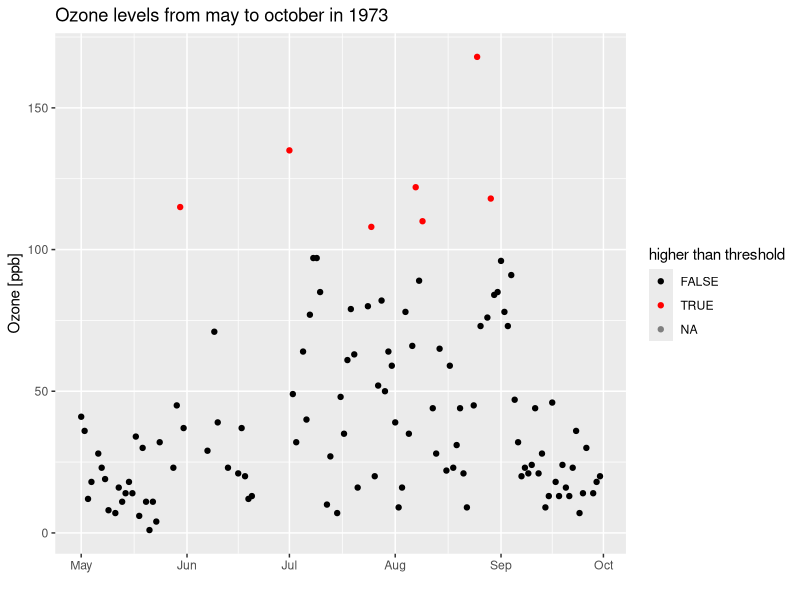
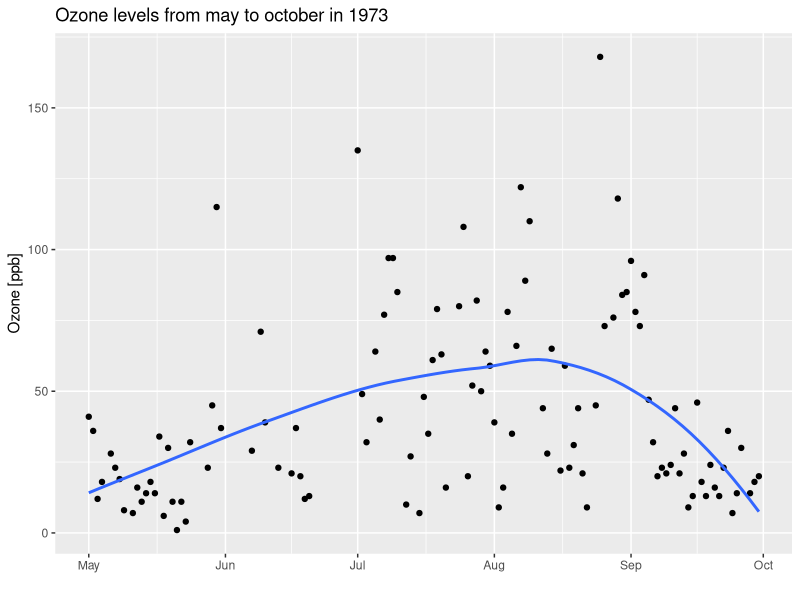
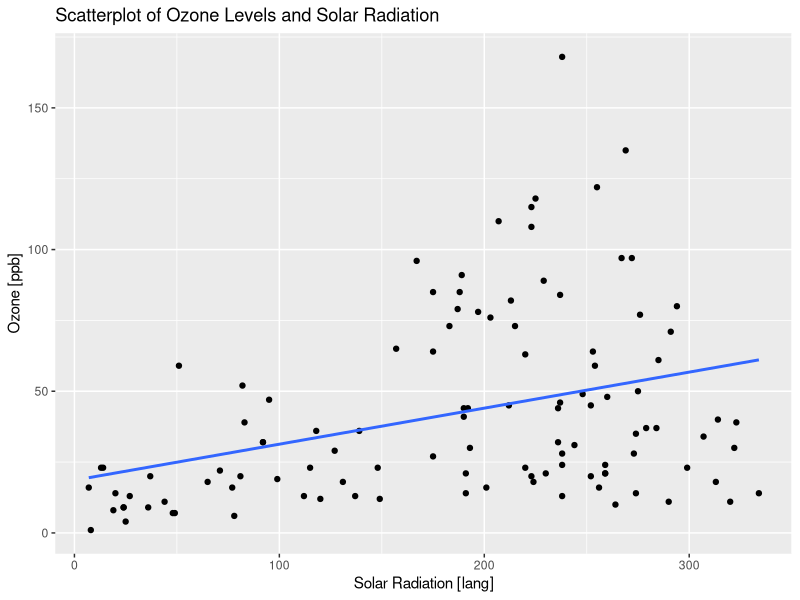
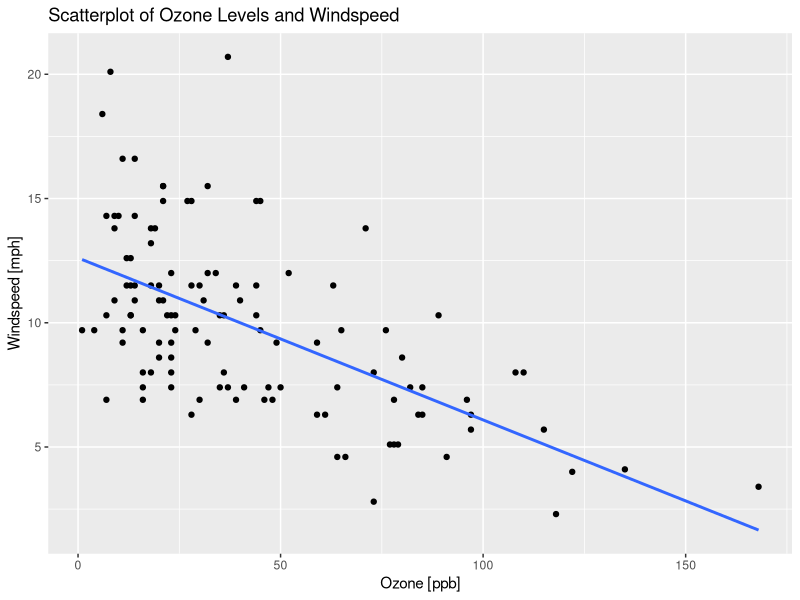
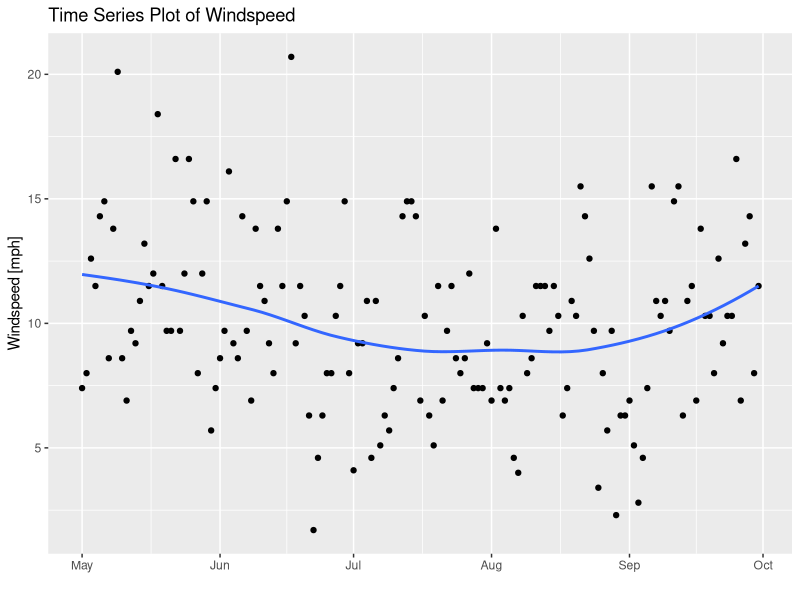
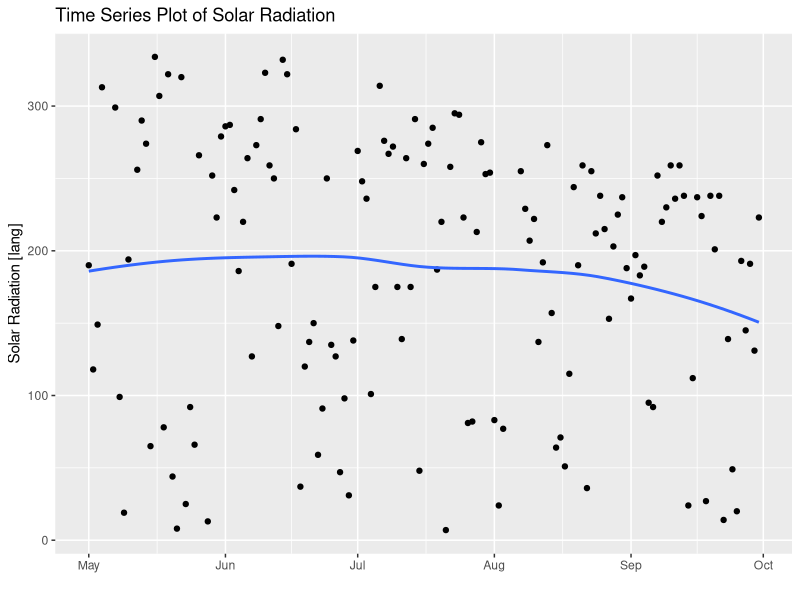

Here is the R script that generated these plots, in order:
## ---- chunk 1
airquality <- datasets::airquality
## ---- chunk 2
airquality$Date <- seq(as.Date("1973/05/01"), as.Date("1973/09/30"), 1)
## ---- chunk 3
airquality |> dplyr::group_by(Month) |> dplyr::summarise(Ozone = mean(Ozone, na.rm = T))
## ---- chunk 4
sd(airquality$Ozone, na.rm = T)
## ---- chunk 5
ggplot2::ggplot(data = airquality,ggplot2::aes(x = Date, y = Ozone, colour = Ozone >= 100))+ 
  ggplot2::geom_point()+ ggplot2::scale_color_manual(name = 'higher than threshold', values = setNames(c('black', 'red'), c(F,T)))+
  ggplot2::labs(y= "Ozone [ppb]", x="", title="Ozone levels from may to october in 1973")

ggplot2::ggplot(data = airquality, ggplot2::aes(x=Date))+
  ggplot2::geom_point(ggplot2::aes(y=Ozone))+
  ggplot2::geom_smooth(ggplot2::aes(y=Ozone), se=FALSE)+
  ggplot2::labs(y= "Ozone [ppb]", x="", title="Ozone levels from may to october in 1973")
## ---- chunk 6
ggplot2::ggplot(data = airquality, ggplot2::aes(Solar.R, Ozone)) + ggplot2::geom_point() +     ggplot2::geom_smooth(method = 'lm', se = FALSE)+
  ggplot2::labs(x = "Solar Radiation [lang]", y = "Ozone [ppb]", title = "Scatterplot of Ozone Levels and Solar Radiation")
## ---- chunk 7
cor(airquality$Ozone, airquality$Solar.R, use = "complete.obs", method = "pearson")
cor.test(airquality$Ozone, airquality$Solar.R, use = "complete.obs", method = "pearson")
## ---- chunk 8
ggplot2::ggplot(data = airquality, ggplot2::aes(Ozone, Wind)) +
                  ggplot2::geom_point() +
                  ggplot2::geom_smooth(method = lm, se = FALSE) +
                  ggplot2::labs(x = "Ozone [ppb]", y = "Windspeed [mph]", title = "Scatterplot of Ozone Levels and Windspeed")
## ---- chunk 9
cor(airquality$Ozone, airquality$Wind, use = "complete.obs", method = "pearson")
cor.test(airquality$Ozone, airquality$Wind, use = "complete.obs", method = "pearson")
## ---- chunk 10
ggplot2::ggplot(data = airquality, ggplot2::aes(x=Date))+
  ggplot2::geom_point(ggplot2::aes(y=Wind))+
  ggplot2::geom_smooth(ggplot2::aes(y=Wind), se=FALSE) +
  ggplot2::labs(x = "", y = "Windspeed [mph]", title = "Time Series Plot of Windspeed")

ggplot2::ggplot(data = airquality, ggplot2::aes(x=Date))+
  ggplot2::geom_point(ggplot2::aes(y=Solar.R))+
  ggplot2::geom_smooth(ggplot2::aes(y=Solar.R), se=FALSE)+
  ggplot2::labs(x = "", y = "Solar Radiation [lang]", title = "Time Series Plot of Solar Radiation")
 
